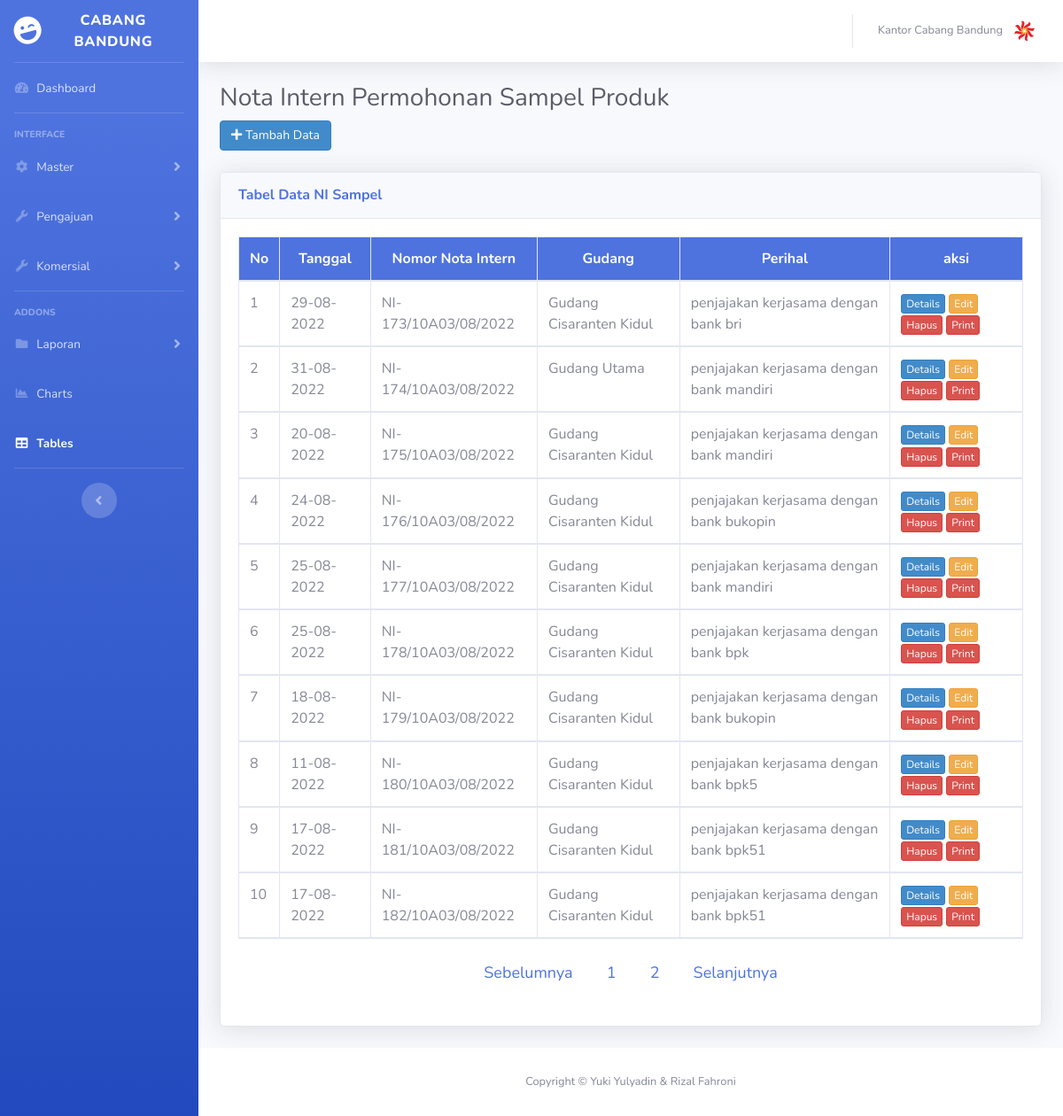
/tablenisample.php (signed in), run on the app's committed database.
### tables this page shows
CREATE TABLE `master_nisampel` (
  `id_sampel` int(5) NOT NULL,
  `no_ni` int(5) NOT NULL,
  `tanggal_sampel` date NOT NULL,
  `gudang_sampel` varchar(50) NOT NULL,
  `nama_atasan` int(5) NOT NULL,
  `hal_sampel` varchar(100) NOT NULL
);

### tablenisample.php (the view, shortened to what this page needs)
<?php
include"koneksi.php";
if(empty($_SESSION['username']) AND empty($_SESSION['password'])) {
    header('location:login.php');
}else{
?>
<!DOCTYPE html>
<html lang="en">
<head>
    <link href="vendor/fontawesome-free/css/all.min.css" rel="stylesheet" type="text/css">
    <link href="css/sb-admin-2.css" rel="stylesheet">
    <link href="vendor/datatables/dataTables.bootstrap4.min.css" rel="stylesheet">
</head>
<body id="page-top">
    <div id="wrapper">
        <ul class="navbar-nav bg-gradient-primary sidebar sidebar-dark accordion" id="accordionSidebar">
            <a class="sidebar-brand d-flex align-items-center justify-content-center" href="index.php">
                <div class="sidebar-brand-icon rotate-n-15">
                    <i class="fas fa-laugh-wink"></i>
                </div>
                <div class="sidebar-brand-text mx-3">Cabang Bandung</div>
            </a>
            <hr class="sidebar-divider my-0">
            <li class="nav-item">
                <a class="nav-link" href="index.php">
                    <i class="fas fa-fw fa-tachometer-alt"></i>
                    <span>Dashboard</span></a>
            </li>
            <hr class="sidebar-divider">
            <div class="sidebar-heading">
                Interface
            </div>
            <li class="nav-item">
                <a class="nav-link collapsed" href="#" data-toggle="collapse" data-target="#collapseTwo"
                    aria-expanded="true" aria-controls="collapseTwo">
                    <i class="fas fa-fw fa-cog"></i>
                    <span>Master</span>
                </a>
            </li>
            <li class="nav-item">
                <a class="nav-link collapsed" href="#" data-toggle="collapse" data-target="#collapseUtilities"
                    aria-expanded="true" aria-controls="collapseUtilities">
                    <i class="fas fa-fw fa-wrench"></i>
                    <span>Pengajuan</span>
                </a>
            </li>
             <li class="nav-item">
                    <a class="nav-link collapsed" href="#" data-toggle="collapse" data-target="#collapseUtilities1"
                        aria-expanded="true" aria-controls="collapseUtilities1">
                        <i class="fas fa-fw fa-wrench"></i>
                        <span>Komersial</span>
                    </a>
                </li>
            <hr class="sidebar-divider">
            <div class="sidebar-heading">
                Addons
            </div>
            <li class="nav-item">
                <a class="nav-link collapsed" href="#" data-toggle="collapse" data-target="#collapsePages"
                    aria-expanded="true" aria-controls="collapsePages">
                    <i class="fas fa-fw fa-folder"></i>
                    <span>Laporan</span>
                </a>
            </li>
            <li class="nav-item">
                <a class="nav-link" href="404.php">
                    <i class="fas fa-fw fa-chart-area"></i>
                    <span>Charts</span></a>
            </li>
            <li class="nav-item active">
                <a class="nav-link" href="404.php">
                    <i class="fas fa-fw fa-table"></i>
                    <span>Tables</span></a>
            </li>
            <hr class="sidebar-divider d-none d-md-block">
            <div class="text-center d-none d-md-inline">
                <button class="rounded-circle border-0" id="sidebarToggle"></button>
            </div>
        </ul>
        <div id="content-wrapper" class="d-flex flex-column">
            <div id="content">
                <nav class="navbar navbar-expand navbar-light bg-white topbar mb-4 static-top shadow">
                    <ul class="navbar-nav ml-auto">
                        <li class="nav-item dropdown no-arrow">
                            <a class="nav-link dropdown-toggle" href="#" id="userDropdown" role="button"
                                data-toggle="dropdown" aria-haspopup="true" aria-expanded="false">
                                <span class="mr-2 d-none d-lg-inline text-gray-600 small">Kantor Cabang Bandung</span>
                                <img class="img-profile rounded-circle"
                                    src="img/bulog.svg">
                            </a>
                        </li>
                    </ul>
                </nav>
                <div class="container-fluid">
                    <h1 class="h3 mb-2 text-gray-800">Nota Intern Permohonan Sampel Produk</h1>
                    <a href="tambahnisampel.php" style="margin-right :0.5pc;"
							class="btn btn-primary btn-md pull-right">
							<i class="fa fa-plus"></i> Tambah Data</a>
						<br/>
                        <br/>
                    <div class="card shadow mb-4">
                        <div class="card-header py-3">
                            <h6 class="m-0 font-weight-bold text-primary">Tabel Data NI Sampel</h6>
                        </div>
                        <div class="card-body">
                            <div class="table-responsive">
                                <table class="table table-bordered" width="100%" cellspacing="0">
                                    <thead >
                                        <tr>
                                            <th style="background:#4e73df;color:#fff;">No</th>
                                            <th style="background:#4e73df;color:#fff;">Tanggal</th>
                                            <th style="background:#4e73df;color:#fff;">Nomor Nota Intern</th>
                                            <th style="background:#4e73df;color:#fff;">Gudang</th>
                                            <th style="background:#4e73df;color:#fff;">Perihal</th>
                                            <th style="background:#4e73df;color:#fff;">aksi</th>
                                        </tr>
                                        <?php
                                         $batas = 10;
                                         $halaman = isset($_GET['halaman'])?(int)$_GET['halaman'] : 1;
                                         $halaman_awal = ($halaman>1) ? ($halaman * $batas) - $batas : 0;
                                         $sebelumnya = $halaman - 1;
                                         $selanjutnya = $halaman + 1;
                                         $sql=mysqli_query($koneksi,"SELECT * FROM master_nisampel");
                                         $jumlah_data = mysqli_num_rows($sql);
                                         $total_halaman = ceil($jumlah_data / $batas);
                                         $tampil=mysqli_query($koneksi,"SELECT * FROM master_nisampel order by id_sampel ASC limit $halaman_awal, $batas");
                                         $nomor = $halaman_awal+1;
                                         while($data=mysqli_fetch_array($tampil)){
                                         $bulanaja = date('m',strtotime($data['tanggal_sampel']));
                                         $tanggalindo = date('d-m-Y',strtotime($data['tanggal_sampel']));
                                         echo"<tr>
                                         <td>$nomor</td>
                                         <td>$tanggalindo</td>
                                         <td>NI-$data[no_ni]/10A03/$bulanaja/2022</td>
                                         <td>$data[gudang_sampel]</td>
                                         <td>$data[hal_sampel]</td>
                                         <td>
                                            <a href='detailnisampel.php?id_sampel=$data[id_sampel]'><button class='btn btn-primary btn-xs'>Details</button></a>
                                            <a href='editnisampel.php?id_sampel=$data[id_sampel]'><button class='btn btn-warning btn-xs' data-toggle='modal' data-target='#editModal'>Edit</button></a>
                                            <a href='deletenisampel.php?id_sampel=$data[id_sampel]'><button class='btn btn-danger btn-xs'>Hapus</button></a>
                                            <a href='suratnisampel.php?id_sampel=$data[id_sampel]'><button class='btn btn-danger btn-xs'>Print</button></a>
                                         </td>
                                         </tr>";
                                             ?>
                                             <?php
                                             $nomor++;
                                             }
                                             ?>
                                    </thead>
                                </table>
                                <p align="center">
                                    <a class="btn btn-skin btn-lg" <?php if($halaman > 1){ echo "href='?halaman=$sebelumnya'";} ?>
                                        >Sebelumnya
                                    </a>
                                    <?php
                                        for ($i=1;$i<=$total_halaman;$i++)
                                        {
                                     ?>
                                        <a class="btn btn-skin btn-lg" href="?halaman=<?php echo $i ?>">
                                            <?php echo $i; ?>
                                            </a>
                                            <?php
                                                }
                                                ?>
                                                <a class="btn btn-skin btn-lg" <?php if($halaman < $total_halaman) { echo "href='?halaman=$selanjutnya'"; } ?>
                                                >Selanjutnya
                                                </a>
                                 </p>
                            </div>
                        </div>
                    </div>
                </div>
            </div>
            <footer class="sticky-footer bg-white">
                <div class="container my-auto">
                    <div class="copyright text-center my-auto">
                        <span>Copyright &copy; Yuki Yulyadin & Rizal Fahroni </span>
                    </div>
                </div>
            </footer>
        </div>
    </div>
</body>
</html>
<?php
}
?>

### data on the page
master_nisampel: tanggal_sampel "29-08-2022", no_ni "173", tanggal_sampel "08", gudang_sampel "Gudang Cisaranten Kidul", hal_sampel "penjajakan kerjasama dengan bank bri"
master_nisampel: tanggal_sampel "31-08-2022", no_ni "174", tanggal_sampel "08", gudang_sampel "Gudang Utama", hal_sampel "penjajakan kerjasama dengan bank mandiri"
master_nisampel: tanggal_sampel "20-08-2022", no_ni "175", tanggal_sampel "08", gudang_sampel "Gudang Cisaranten Kidul", hal_sampel "penjajakan kerjasama dengan bank mandiri"
master_nisampel: tanggal_sampel "24-08-2022", no_ni "176", tanggal_sampel "08", gudang_sampel "Gudang Cisaranten Kidul", hal_sampel "penjajakan kerjasama dengan bank bukopin"
master_nisampel: tanggal_sampel "25-08-2022", no_ni "177", tanggal_sampel "08", gudang_sampel "Gudang Cisaranten Kidul", hal_sampel "penjajakan kerjasama dengan bank mandiri"
master_nisampel: tanggal_sampel "25-08-2022", no_ni "178", tanggal_sampel "08", gudang_sampel "Gudang Cisaranten Kidul", hal_sampel "penjajakan kerjasama dengan bank bpk"
master_nisampel: tanggal_sampel "18-08-2022", no_ni "179", tanggal_sampel "08", gudang_sampel "Gudang Cisaranten Kidul", hal_sampel "penjajakan kerjasama dengan bank bukopin"
master_nisampel: tanggal_sampel "11-08-2022", no_ni "180", tanggal_sampel "08", gudang_sampel "Gudang Cisaranten Kidul", hal_sampel "penjajakan kerjasama dengan bank bpk5"
master_nisampel: tanggal_sampel "17-08-2022", no_ni "181", tanggal_sampel "08", gudang_sampel "Gudang Cisaranten Kidul", hal_sampel "penjajakan kerjasama dengan bank bpk51"
master_nisampel: tanggal_sampel "17-08-2022", no_ni "182", tanggal_sampel "08", gudang_sampel "Gudang Cisaranten Kidul", hal_sampel "penjajakan kerjasama dengan bank bpk51"
